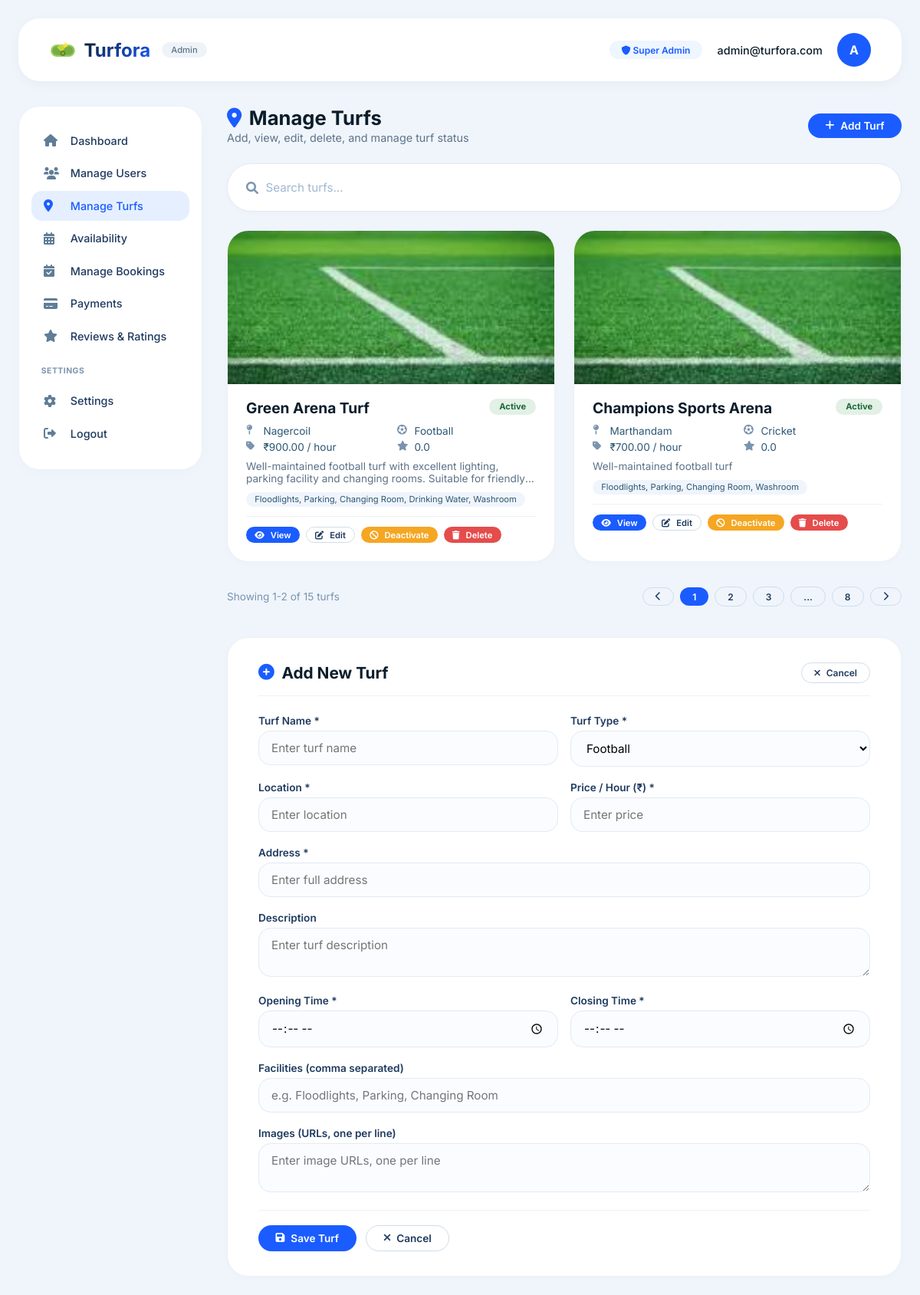
Screenshot of /manageturfs/ with the database file from the repository.
### turforaapp/models.py (models this page shows, shortened)
class Turf(models.Model):
    turf_name = models.CharField(max_length=100)
    location = models.CharField(max_length=100)
    turf_type = models.CharField(max_length=50)
    image = models.ImageField(upload_to='turf_images/', blank=True, null=True)
    description = models.TextField()
    price_per_hour = models.DecimalField(max_digits=10, decimal_places=2)
    available_facilities = models.TextField()
    rating = models.DecimalField(max_digits=3, decimal_places=1, default=0.0)
    address = models.CharField(max_length=255)
    opening_time = models.TimeField()
    closing_time = models.TimeField()
    is_active = models.BooleanField(default=True)

### turforaapp/views.py (the view, shortened to what this page needs)
# urls.py: path('manageturfs/', views.manageturfs, name='manageturfs'),
def manageturfs(request):
    query = request.GET.get('q', '')
    if query:
            turfs = Turf.objects.filter(
               Q(turf_name__icontains=query) |
               Q(location__icontains=query) |
               Q(turf_type__icontains=query)
        )
    else:
          turfs = Turf.objects.all()
    return render(request, 'manageturfs.html', {
        'turfs': turfs,
        'query': query
    })

### turforaapp/templates/manageturfs.html (shortened to what this page needs)
<!DOCTYPE html>
<html lang="en">
<head>
    <link rel="stylesheet" href="https://cdnjs.cloudflare.com/ajax/libs/font-awesome/6.0.0-beta3/css/all.min.css" />
</head>
<body>
    <div class="admin-wrapper">
        <header class="admin-header">
            <div class="logo">
                <span>Turfora</span>
                <small>Admin</small>
            </div>
            <div class="admin-info">
                <span class="badge"><i class="fas fa-shield-alt"></i> Super Admin</span>
                <span style="font-weight:500;font-size:0.9rem;">admin@turfora.com</span>
                <div class="avatar">A</div>
            </div>
        </header>
        <div class="dashboard-layout">
            <aside class="sidebar">
                <a href="{%url 'admin_dashboard'%}" class="menu-item"><i class="fas fa-home"></i> Dashboard</a>
                <a href="{% url 'manageusers'%}" class="menu-item"><i class="fas fa-users"></i> Manage Users</a>
                <a href="#" class="menu-item active"><i class="fas fa-map-marker-alt"></i> Manage Turfs</a>
                <a href="" class="menu-item"><i class="fas fa-calendar-alt"></i> Availability</a>
                <a href="{%url 'managebookings'%}" class="menu-item"><i class="fas fa-calendar-check"></i> Manage Bookings</a>
                <a href="{%url 'managepayments'%}" class="menu-item"><i class="fas fa-credit-card"></i> Payments</a>
                <a href="{% url 'admin_reviews_ratings' %}" class="menu-item"><i class="fas fa-star"></i> Reviews & Ratings</a>
                <h4>settings</h4>
                <a href="#" class="menu-item"><i class="fas fa-cog"></i> Settings</a>
                <a href="#" class="menu-item"><i class="fas fa-sign-out-alt"></i> Logout</a>
            </aside>
            <div class="main-content">
                <div class="page-header">
                    <div>
                        <h2><i class="fas fa-map-marker-alt"></i> Manage Turfs</h2>
                        <span class="subtitle">Add, view, edit, delete, and manage turf status</span>
                    </div>
                    <a href="#add-turf" class="btn btn-primary"><i class="fas fa-plus"></i> Add Turf</a>
                </div>
                <div class="toolbar">
                    <form method="GET" action="{% url 'manageturfs' %}">
                        <div class="search-wrapper">
                            <i class="fas fa-search"></i>
                            <input type="text" name="q" value="{{ query }}" placeholder="Search turfs..." />
                        </div>
                    </form>
                </div>
                <div class="turf-grid">
                    {% for turf in turfs %}
                    <div class="turf-card">
                        {% if turf.image %}
                        <img src="{{ turf.image.url }}" class="turf-image" alt="{{ turf.turf_name }}">
                        {% else %}
                        <div class="turf-image"></div>
                        {% endif %}
                        <div class="turf-body">
                            <div class="turf-header">
                                <h3>{{ turf.turf_name }}</h3>
                                {% if turf.is_active %}
                                <span class="status-badge active">
                                    Active
                                </span>
                                {% else %}
                                <span class="status-badge inactive">
                                    Inactive
                                </span>
                                {% endif %}
                            </div>
                            <div class="turf-info">
                                <span class="info-item">
                                    <i class="fas fa-map-pin"></i>
                                    {{ turf.location }}
                                </span>
                                <span class="info-item">
                                    <i class="fas fa-futbol"></i>
                                    {{ turf.turf_type }}
                                </span>
                                <span class="info-item">
                                    <i class="fas fa-tag"></i>
                                    ₹{{ turf.price_per_hour }} / hour
                                </span>
                                <span class="info-item">
                                    <i class="fas fa-star"></i>
                                    {{ turf.rating }}
                                </span>
                            </div>
                            <div class="turf-description">
                                {{ turf.description }}
                            </div>
                            <div class="turf-facilities">
                                <span>{{ turf.available_facilities }}</span>
                            </div>
                            <div class="turf-actions">
                                <a href="{% url 'viewturf' turf.id %}" class="btn btn-primary btn-xs">
                                    <i class="fas fa-eye"></i>
                                    View
                                </a>
                                <a href="{% url 'editturf' turf.id %}" class="btn btn-outline btn-xs">
                                    <i class="fas fa-edit"></i>
                                    Edit
                                </a>
                                {% if turf.is_active %}
                                <a href="{% url 'deactivate_turf' turf.id %}" class="btn btn-warning btn-xs"
                                    onclick="return confirm('Are you sure you want to deactivate this turf?');">
                                    <i class="fas fa-ban"></i>
                                    Deactivate
                                </a>
                                {% else %}
                                <a href="{% url 'activate_turf' turf.id %}" class="btn btn-success btn-xs"
                                    onclick="return confirm('Are you sure you want to activate this turf?');">
                                    <i class="fas fa-check-circle"></i>
                                    Activate
                                </a>
                                {% endif %}
                                <a href="{% url 'delete_turf' turf.id %}" class="btn btn-danger btn-xs"
                                    onclick="return confirm('Are you sure you want to delete this turf?');">
                                    <i class="fas fa-trash"></i>
                                    Delete
                                </a>
                            </div>
                        </div>
                    </div>
                    {% empty %}
                    <p>No turfs available.</p>
                    {% endfor %}
                </div>
                <div
                    style="display:flex; justify-content:space-between; align-items:center; flex-wrap:wrap; gap:0.8rem; padding-top:0.5rem;">
                    <span class="text-muted">Showing 1-2 of 15 turfs</span>
                    <div class="flex gap-1">
                        <a href="#" class="btn btn-outline btn-sm"><i class="fas fa-chevron-left"></i></a>
                        <a href="#" class="btn btn-primary btn-sm">1</a>
                        <a href="#" class="btn btn-outline btn-sm">2</a>
                        <a href="#" class="btn btn-outline btn-sm">3</a>
                        <a href="#" class="btn btn-outline btn-sm">...</a>
                        <a href="#" class="btn btn-outline btn-sm">8</a>
                        <a href="#" class="btn btn-outline btn-sm"><i class="fas fa-chevron-right"></i></a>
                    </div>
                </div>
                <div id="add-turf" class="form-section">
                    <div class="form-header">
                        <h3><i class="fas fa-plus-circle" style="color:#1a5cff;"></i> Add New Turf</h3>
                        <a href="#" class="btn btn-outline btn-sm"><i class="fas fa-times"></i> Cancel</a>
                    </div>
                    <form method="POST" enctype="multipart/form-data">
                        <div class="form-row">
                            <div class="form-group">
                                <label>Turf Name *</label>
                                <input type="text" name="turf_name" placeholder="Enter turf name" />
                            </div>
                            <div class="form-group">
                                <label>Turf Type *</label>
                                <select name="turf_type">
                                    <option>Football</option>
                                </select>
                            </div>
                        </div>
                        <div class="form-row">
                            <div class="form-group">
                                <label>Location *</label>
                                <input type="text" name="location" placeholder="Enter location" />
                            </div>
                            <div class="form-group">
                                <label>Price / Hour (₹) *</label>
                                <input type="number" name="price_per_hour" placeholder="Enter price" />
                            </div>
                        </div>
                        <div class="form-group">
                            <label>Address *</label>
                            <input type="text" name="address" placeholder="Enter full address" />
                        </div>
                        <div class="form-group">
                            <label>Description</label>
                            <textarea name="description" placeholder="Enter turf description"></textarea>
                        </div>
                        <div class="form-row">
                            <div class="form-group">
                                <label>Opening Time *</label>
                                <input type="time" name="opening_time" />
                            </div>
                            <div class="form-group">
                                <label>Closing Time *</label>
                                <input type="time" name="closing_time" />
                            </div>
                        </div>
                        <div class="form-group">
                            <label>Facilities (comma separated)</label>
                            <input type="text" name="available_facilities"
                                placeholder="e.g. Floodlights, Parking, Changing Room" />
                        </div>
                        <div class="form-group">
                            <label>Images (URLs, one per line)</label>
                            <textarea rows="2" name="image" placeholder="Enter image URLs, one per line"></textarea>
                        </div>
                        <div class="form-actions">
                            <button type="submit" class="btn btn-primary"><i class="fas fa-save"></i> Save Turf</button>
                            <a href="#" class="btn btn-outline"><i class="fas fa-times"></i> Cancel</a>
                        </div>
                    </form>
                </div>
            </div>
        </div>
    </div>
</body>
</html>

### rows the page displays
Turf: image (picture), turf_name "Green Arena Turf", is_active "Active", location "Nagercoil", turf_type "Football", price_per_hour "900.00", rating "0.0", description "Well-maintained football turf with excellent lighting, parking facility and changing rooms. Suitable for…", available_facilities "Floodlights, Parking, Changing Room, Drinking Water, Washroom"
Turf: image (picture), turf_name "Champions Sports Arena", is_active "Active", location "Marthandam", turf_type "Cricket", price_per_hour "700.00", rating "0.0", description "Well-maintained football turf", available_facilities "Floodlights, Parking, Changing Room, Washroom"
